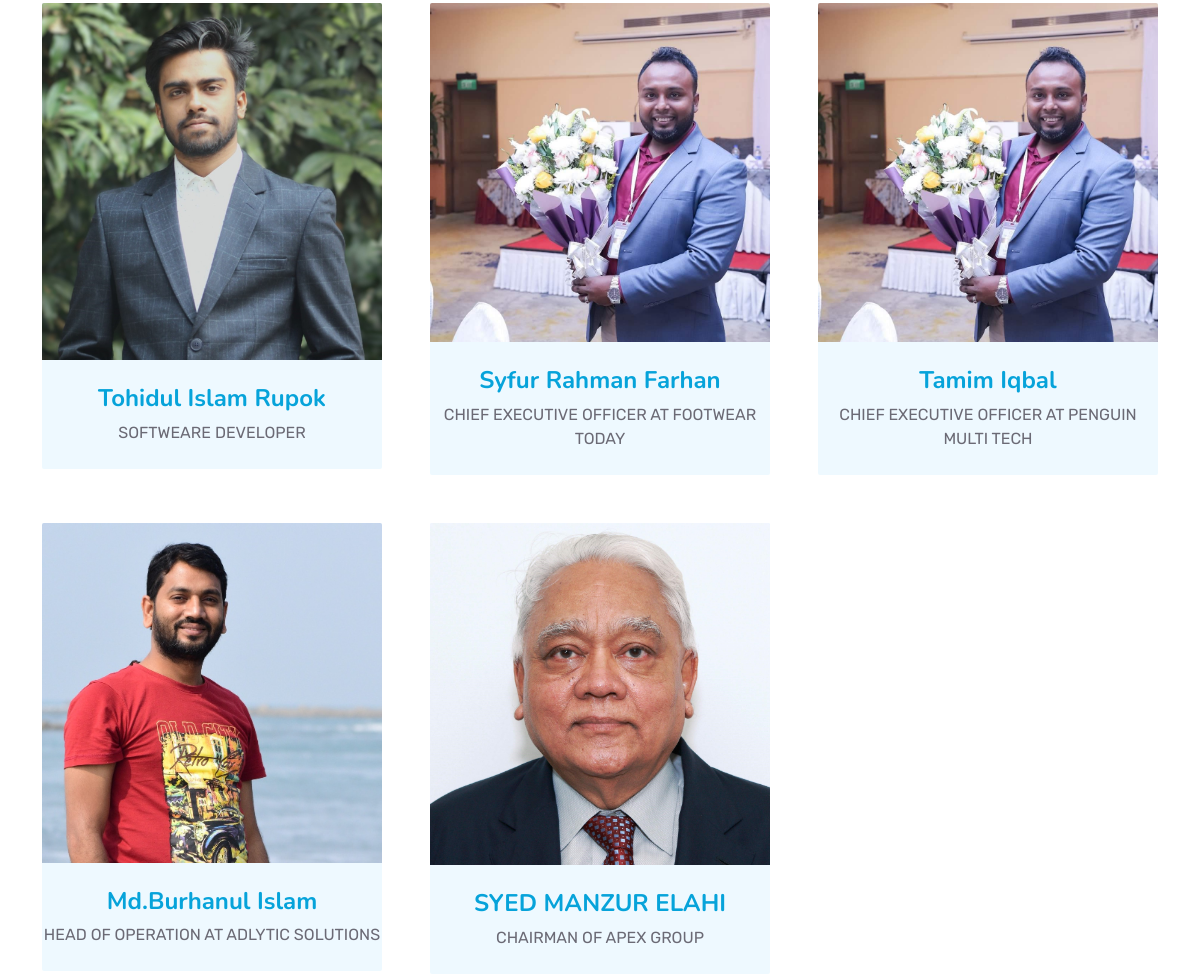
The app's page /leaders/ (middle part), older data.
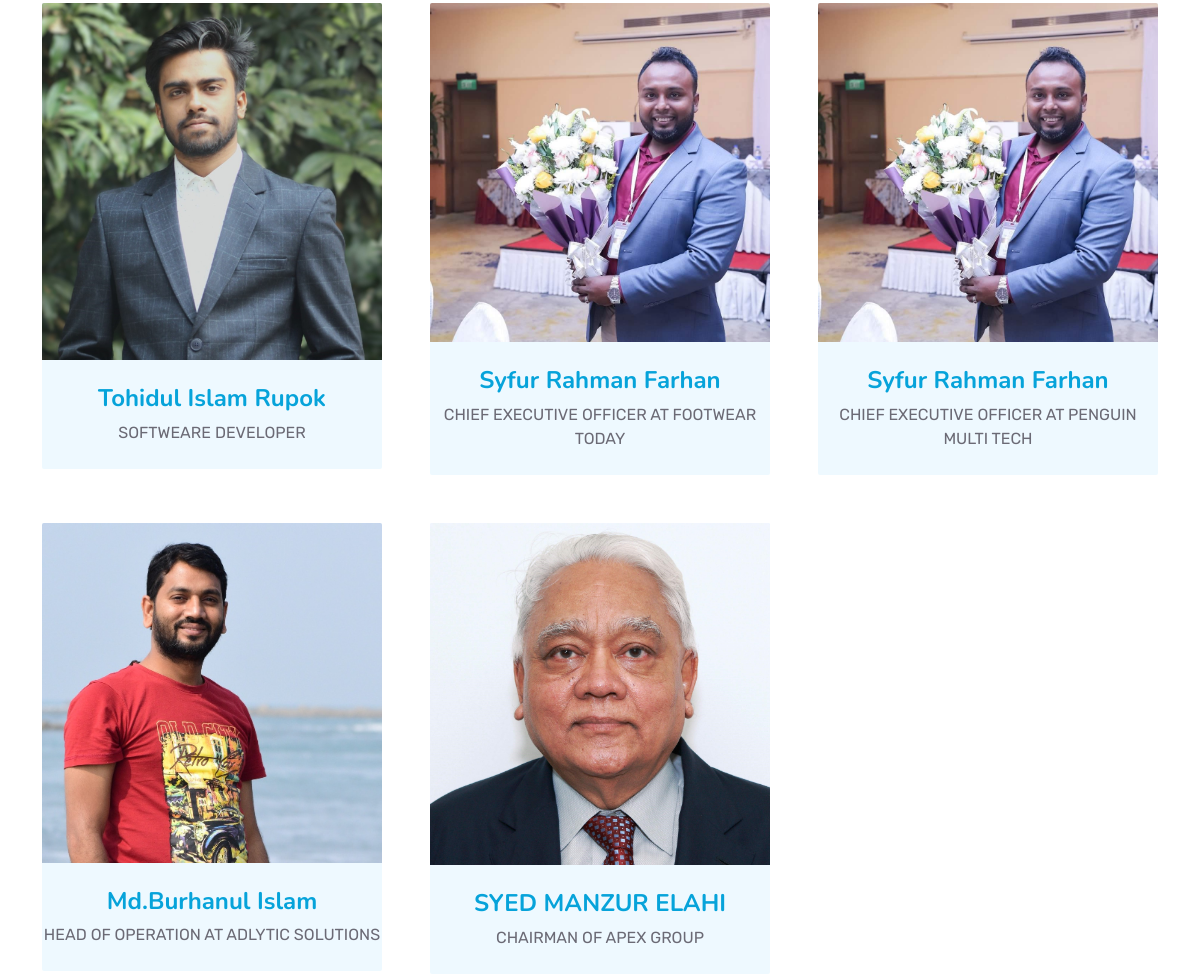
The same page, newer data.
### store/models.py (models this page shows, shortened)
class Leaders(models.Model):
    name = models.CharField(max_length=100)
    slug = models.SlugField(unique=True, blank=True, null=True)
    title = models.CharField(max_length=100)
    birth_date = models.DateField(blank=True, null=True)
    nationality = models.CharField(max_length=100)
    education = models.TextField()
    description = models.TextField()
    professional_history = models.TextField(blank=True, null=True)
    business_history = models.TextField(blank=True, null=True)
    achievement = models.TextField(blank=True, null=True)
    awards = models.TextField(blank=True, null=True)
    certifications = models.TextField(blank=True, null=True)
    role_in_industries = models.TextField(blank=True, null=True)
    image = models.ImageField(upload_to='leader_images/', blank=True, null=True)
    facebook = models.CharField(max_length=200, blank=True, null=True)
    linkedin = models.CharField(max_length=200, blank=True, null=True)
    website = models.URLField(max_length=200, blank=True, null=True)

### store/views.py (the view)
# urls.py: path('leaders/', views.leaders ,name='leaders'),
def leaders(request):
    leaders = Leaders.objects.all()
    return render(request, 'leader/leader.html', {'leaders': leaders})

### store/templates/leader/leader.html (shortened to what this page needs)
{% extends 'index.html' %}
{% block body%}
{% load static %}
<body>
<div class="container-fluid py-5 wow fadeInUp" data-wow-delay="0.1s">
    <div class="container py-5">
        <div class="row g-5">
            {% for leader in leaders %}
            <div class="col-lg-4 wow slideInUp" data-wow-delay="{% cycle '0.3s' '0.6s' '0.9s' %}">
                <div class="team-item bg-light rounded overflow-hidden">
                  <a href="{% url 'person_detail' leader.slug %}" class="company-link">
                    <div class="team-img position-relative overflow-hidden">
                        <img class="img-fluid w-100" src="{{ leader.image.url }}" alt="{{ leader.name }}">
                        <div class="team-social">
                        </div>
                    </div>
                    <div class="text-center py-4">
                        <h4  class="text-primary"><a href="{% url 'person_detail' leader.slug %}">{{ leader.name }}</a></h4>
                        <p class="text-uppercase m-0">{{ leader.title }}</p>
                    </div>
                  </a>
                </div>
            </div>
            {% endfor %}
        </div>
    </div>
</div>
{% endblock %}

Row changes from the older to the newer data that the page shows:
changed Leaders "CHIEF EXECUTIVE OFFICER AT PENGUIN MULTI TECH": name "Tamim Iqbal" → "Syfur Rahman Farhan"
